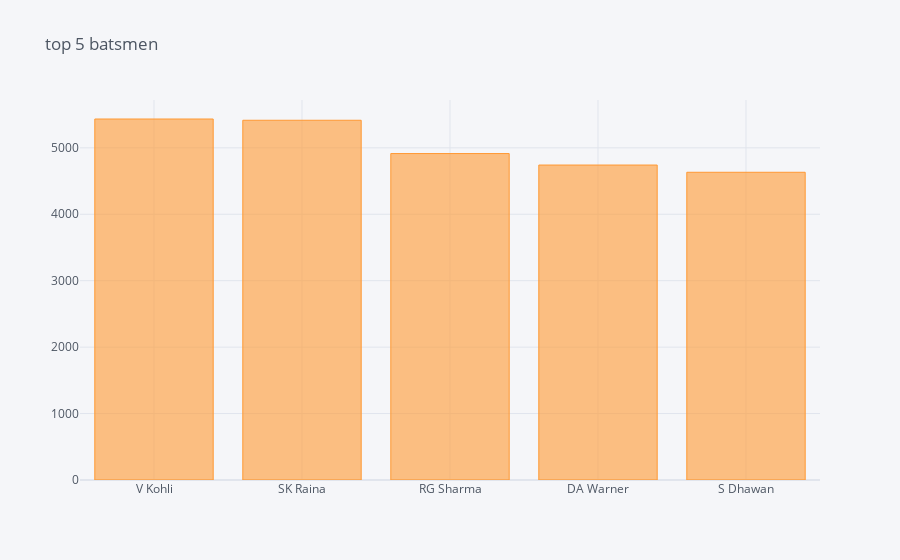

The code cell stored with this chart in its notebook:
### Code cell
deli.groupby('batsman')['batsman_runs'].agg("sum").sort_values(ascending= False).head().iplot(kind='bar',title = "top 5 batsmen")

### Figure 1 — Plotly figure (JSON) as saved in the notebook; plotly's stock layout.template omitted (floating-point values rounded to 4 significant figures)
{"data": [{"marker": {"color": "rgba(255, 153, 51, 0.6)", "line": {"color": "rgba(255, 153, 51, 1.0)", "width": 1}}, "name": "batsman_runs", "orientation": "v", "text": "", "type": "bar", "x": ["V Kohli", "SK Raina", "RG Sharma", "DA Warner", "S Dhawan"], "y": [5434, 5415, 4914, 4741, 4632]}], "layout": {"legend": {"bgcolor": "#F5F6F9", "font": {"color": "#4D5663"}}, "paper_bgcolor": "#F5F6F9", "plot_bgcolor": "#F5F6F9", "title": {"font": {"color": "#4D5663"}, "text": "top 5 batsmen"}, "xaxis": {"gridcolor": "#E1E5ED", "showgrid": true, "tickfont": {"color": "#4D5663"}, "title": {"font": {"color": "#4D5663"}, "text": ""}, "zerolinecolor": "#E1E5ED"}, "yaxis": {"gridcolor": "#E1E5ED", "showgrid": true, "tickfont": {"color": "#4D5663"}, "title": {"font": {"color": "#4D5663"}, "text": ""}, "zerolinecolor": "#E1E5ED"}}}
